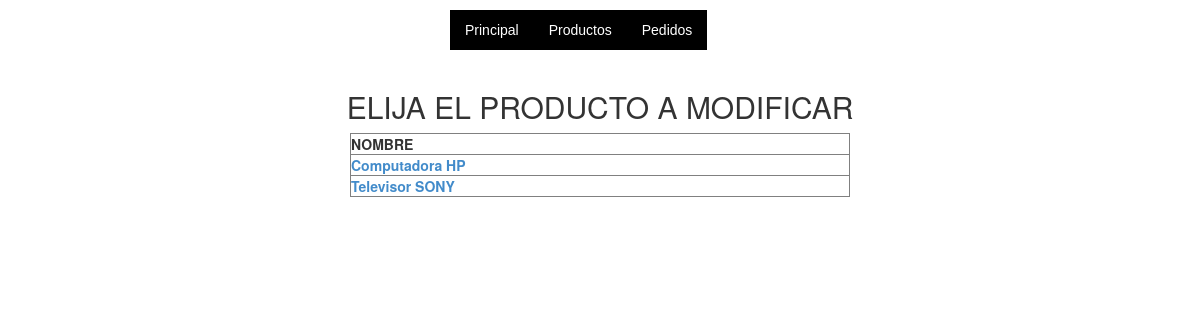
The app's page /elegirprodmodificar/, older data.
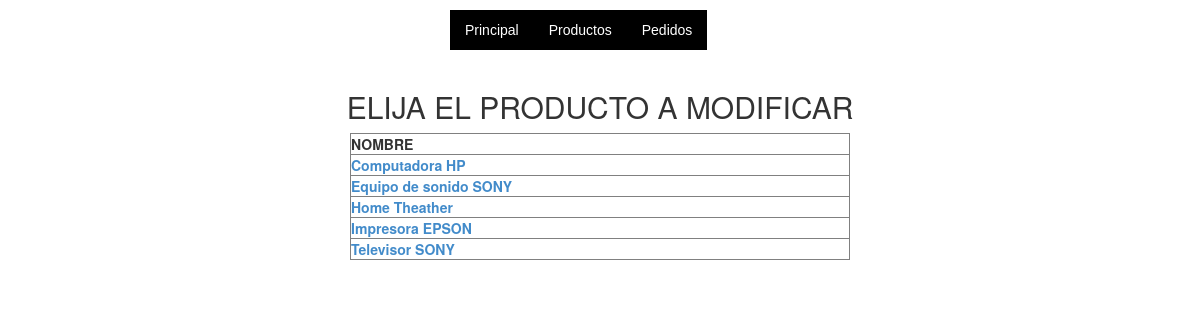
The same page, newer data.
### Tienda/apps/Productos/models.py (models this page shows, shortened)
class Producto(models.Model):
	Nombre=models.CharField(max_length=100)
	Descripcion=models.TextField()
	Precio=models.PositiveIntegerField(default=0)
	Stock=models.PositiveIntegerField(default=0)

### Tienda/apps/Productos/views.py (the view)
# urls.py: url(r'^elegirprodmodificar/',elegirproductomodificar),
def elegirproductomodificar(request):
	lista=Producto.objects.all().order_by("Nombre")
	return render_to_response("elegirproductomod.html",{"lista":lista},RequestContext(request))

### Tienda/templates/elegirproductomod.html (shortened to what this page needs)
{% extends "principal.html" %}
{% block titulo %}ELIJA EL PRODUCTO A MODIFICAR{% endblock titulo %}
{% block container %}
<center>
<table width="500" border="1">
	<tr>
		<th>NOMBRE</th>
	</tr>
	{% for i in lista %}
	<tr>
		<th><a href="/modificarprod/{{i.id}}/">{{i.Nombre}}</a></th>
	</tr>
	{% endfor %}
</table>
</center>
{% endblock container %}

Row changes from the older to the newer data that the page shows:
added Producto: Nombre "Equipo de sonido SONY"
added Producto: Nombre "Home Theather"
added Producto: Nombre "Impresora EPSON"
